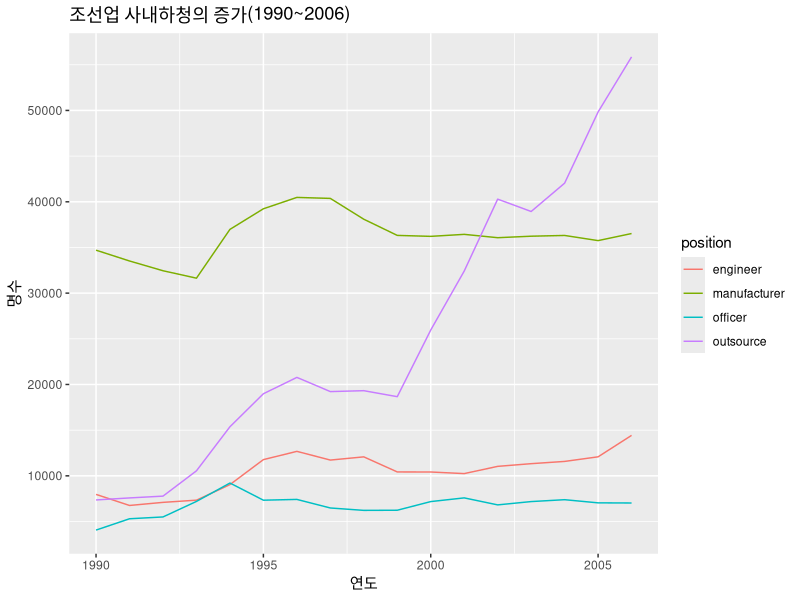

Reproduce this figure in R. (Note: this script raises an error after producing the figure.)
library(tidyverse)

outsource_rate <- tribble(~year, ~engineer, ~manufacturer, ~officer, ~outsource,
1990, 7967, 34701, 4062, 7360,
1991, 6756, 33518, 5301, 7582,
1992, 7095, 32450, 5499, 7778,
1993, 7336, 31637, 7198, 10549,
1994, 9040, 36979, 9211, 15371,
1995, 11775, 39236, 7333, 18986,
1996, 12679, 40478, 7419, 20777,
1997, 11726, 40370, 6481, 19222,
1998, 12077, 38088, 6219, 19321,
1999, 10425, 36320, 6234, 18665,
2000, 10420, 36215, 7181, 25960,
2001, 10245, 36434, 7586, 32417,
2002, 11037, 36068, 6820, 40288,
2003, 11331, 36232, 7182, 38937,
2004, 11578, 36314, 7388, 42040,
2005, 12081, 35750, 7042, 49831,
2006, 14431, 36524, 7027, 55862)

outsource_rate %>% 
  gather(position, population, engineer:outsource) %>% 
  ggplot() +
  geom_line(aes(year, population, color = position)) +
  labs(title = "조선업 사내하청의 증가(1990~2006)", y = "명수", x = "연도")

write_csv(outsource_rate, "datasets/비율.csv")

outsource_rate %>% 
  mutate(rate = outsource / manufacturer) %>% 
  ggplot() + geom_point(aes(year, rate), color = "red", size = 1) +
  geom_line(aes(year, rate), color = "red") +
  geom_hline(yintercept = 1) +
  scale_y_continuous(limits = c(0, 2)) +
  labs(title = "조선업 사내하청의 증가", subtitle = "하청의 비율(원청 대비)")

ggsave("rate.png")

# 2002 to 2016

y2002_2016 <- tribble(~연도, ~부문별, ~사무직, ~기술직, ~직영_생산직, ~협력사_생산직, ~합계,
2002, "조선", 4634, 6600, 26771, 26890, 64895,  
2002, "비조선", 2186, 4437, 9297, 13398, 29318,
2003, "조선", 5086, 6921, 26866, 27963, 66836, 
2003, "비조선", 2096, 4410, 9366, 10974, 26846,
2004, "조선", 4619, 7250, 27799, 32113, 71781, 
2004, "비조선", 2769, 4328, 8515, 9927, 25539,
2005, "조선", 4745, 7993, 28868, 38967, 80573, 
2005, "비조선", 2297, 4088, 6882, 10864, 24131,
2006, "조선", 4920, 9759, 29843, 48863, 93385, 
2006, "비조선", 2107, 4672, 6681, 6999, 20459,
2007, "조선", 6015, 11806, 29938, 64686, 112445,
2007, "해양", 1026, 2197, 3171, 12442, 18836, 
2007, "기타", 1485, 3314, 4490, 3011, 12300,
2008, "조선", 5714, 13554, 30492, 68320, 118080,
2008, "해양", 1247, 2389, 3290, 11763, 18689, 
2008, "기타", 2427, 3445, 4794, 3896, 14562,
2009, "조선", 4721, 16360, 30897, 74998, 126976,
2009, "해양", 654, 3361, 3103, 15574, 22692, 
2009, "기타", 1359, 3532, 4435, 3753, 13079,
2010, "조선", 5267, 15656, 28481, 68342, 117746,
2010, "해양", 483, 3411, 3210, 14487, 21591, 
2010, "기타", 1698, 3869, 4884, 3981, 14432,
2011, "조선", 5135, 15870, 27997, 70555, 119557,
2011, "해양", 489, 3268, 3308, 15012, 22077, 
2011, "기타", 1968, 3668, 5139, 4441, 15216,
2012, "조선", 5202, 16188, 27109, 74625, 123124,
2012, "해양", 725, 3191, 3639, 23313, 30868, 
2012, "기타", 1919, 3402, 6210, 4370, 15901,
2013, "조선", 5738, 17015, 27822, 73483, 124058,
2013, "해양", 1055, 3471, 3888, 35576, 43990, 
2013, "기타", 2181, 2609, 5076, 5108, 14974,
2014, "조선", 6213, 15592, 26159, 84421, 132385,
2014, "해양", 1871, 4273, 4043, 43967, 54154, 
2014, "기타", 2464, 2780, 6397, 6455, 18096,
2015, "조선", 4447, 15263, 24732, 76869, 121311,
2015, "해양", 1803, 4305, 5550, 55116, 66774, 
2015, "기타", 2463, 3638, 5527, 3800, 15428,
2016, "조선", 7288, 5556, 23032, 62829, 98705,
2016, "해양", 2438, 2622, 4020, 40578, 49658, 
2016, "기타", 4894, 2433, 6036, 4551, 1791)

y2002_2016 %>% 
  select(-합계) %>% 
  group_by(연도) %>% 
  summarise(사무직=sum(사무직), 기술직=sum(기술직), 직영_생산직=sum(직영_생산직), 협력사_생산직=sum(협력사_생산직)) %>% 
  mutate(rate = 협력사_생산직 / 직영_생산직) %>% 
  ggplot(aes(연도, rate)) +
  geom_point(color = "red") + geom_line(color = "red") +
  geom_hline(yintercept = 1) +
  scale_y_continuous(limits = c(0, 5)) +
  labs(title = "조선업 사내하청의 증가", subtitle = "하청의 비율(원청 대비)")

y2002_2016 %>% 
  select(-합계) %>% 
  group_by(연도) %>% 
  summarise(사무직=sum(사무직), 기술직=sum(기술직), 직영_생산직=sum(직영_생산직), 협력사_생산직=sum(협력사_생산직)) %>% 
  gather(분류별, population, 사무직:협력사_생산직) %>% 
  ggplot(aes(연도, population)) +
  geom_line(aes(color = 분류별)) +
  labs(title = "조선업 사내하청의 증가(2002~2016)", y = "명수", x = "연도") +
  scale_x_continuous(breaks = c(seq(2002, 2016, 2))) +
  scale_y_continuous(breaks = c(seq(5000, 150000, 5000)), labels = scales::comma)